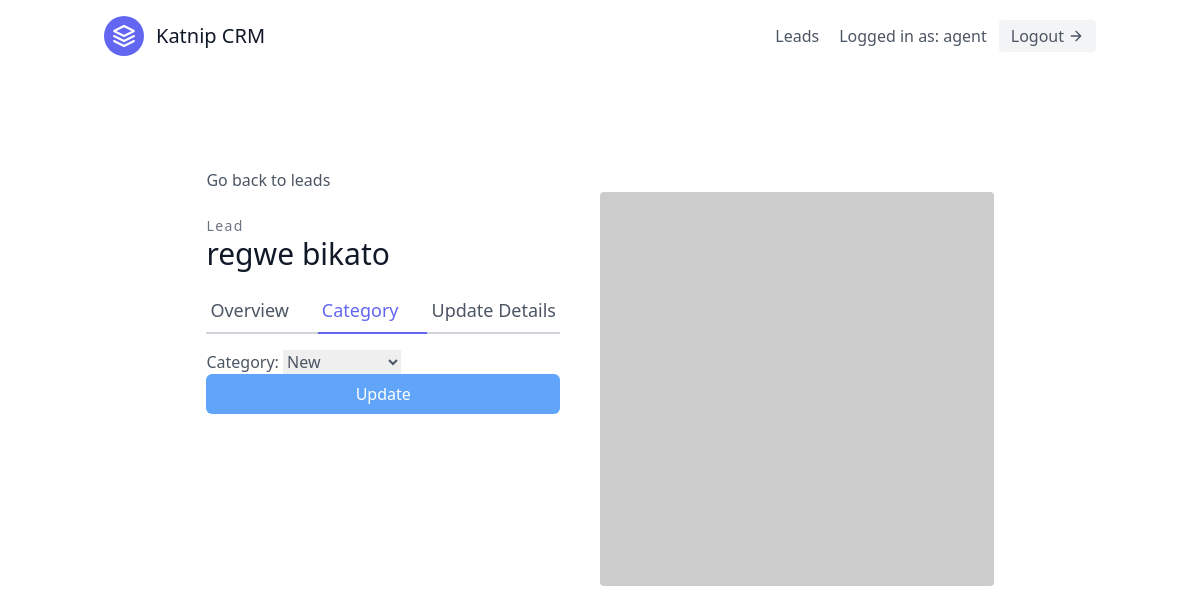
/leads/2/category/ (signed in), run on the app's committed database.
### leads/models.py (models this page shows, shortened)
class User(AbstractUser):
    is_organiser = models.BooleanField(default=True)
    is_agent = models.BooleanField(default=False)

class Lead(models.Model):
    first_name = models.CharField(max_length=20)
    last_name = models.CharField(max_length=20)
    notes = models.TextField()
    age = models.IntegerField(default=0)
    agent = models.ForeignKey(
        "Agent", on_delete=models.SET_NULL, null=True, blank=True
    )
    organisation = models.ForeignKey(
        UserProfile, on_delete=models.CASCADE
    )
    category = models.ForeignKey(
        "Category", related_name="leads",on_delete=models.SET_NULL, null=True, blank=True
    )

### leads/views.py (the view, shortened to what this page needs)
# urls.py: path("<int:pk>/category/", LeadCategoryUpdateView.as_view(), name="lead-category-update"),
class LeadCategoryUpdateView(LoginRequiredMixin, UpdateView):
    template_name = "leads/lead_category_update.html"
    form_class = LeadCategoryUpdateForm
    def get_queryset(self):
        user = self.request.user
        if user.is_organiser:
            queryset = Lead.objects.filter(
                organisation=user.userprofile,
            )
        else:
            queryset = Lead.objects.filter(
                organisation=user.agent.organisation,
            )
            queryset = queryset.filter(agent__user=user)
        return queryset

### leads/forms.py
class LeadCategoryUpdateForm(forms.ModelForm):
    class Meta:
        model = Lead
        fields = (
            "category",
        )

### leads/models.py (called while the page is built)
    def __str__(self):
        return self.name

### leads/templates/leads/lead_category_update.html (shortened to what this page needs)
{% extends "base.html" %}
{% load tailwind_filters %}
{% block content %}
<section class="text-gray-600 body-font overflow-hidden">
    <div class="container px-5 py-24 mx-auto">
        <div class="lg:w-4/5 mx-auto flex flex-wrap">
            <a href="{% url 'leads:lead-list' %}">Go back to leads</a>
        </div>
        <div class="lg:w-4/5 mx-auto flex flex-wrap">
            <div class="lg:w-1/2 w-full lg:pr-10 lg:py-6 mb-6 lg:mb-0">
                <h2 class="text-sm title-font text-gray-500 tracking-widest">Lead</h2>
                <h1 class="text-gray-900 text-3xl title-font font-medium mb-4">{{ lead.first_name }} {{ lead.last_name }}</h1>
                <div class="flex mb-4">
                    <a href="{% url 'leads:lead-detail' lead.pk %}" class="flex-grow border-b-2 border-gray-300 py-2 text-lg px-1">
                        Overview
                    </a>
                    <a href="{% url 'leads:lead-category-update' lead.pk %}" class="flex-grow text-indigo-500 border-b-2 border-indigo-500 py-2 text-lg px-1">Category</a>
                    <a href="{% url 'leads:lead-update' lead.pk %}" class="lex-grow border-b-2 border-gray-300 py-2 text-lg px-1">
                        Update Details
                    </a>
                </div>
                <form method="post">
                    {{ form|crispy }}
                    <button
                        type="submit"
                        class="w-full text-white bg-blue-400 hover:bg-blue-600 px-3 py-2 rounded-md mb-5"
        	        >
            	        Update
        	        </button>
                </form>
            </div>
            <img alt="ecommerce" class="lg:w-1/2 w-full lg:h-auto h-64 object-cover object-center rounded" src="https://dummyimage.com/400x400">
        </div>
    </div>
</section>
{% endblock content %}

### templates/navbar.html (shortened to what this page needs)
<header class="text-gray-600 body-font">
  <div class="container mx-auto flex flex-wrap p-4 flex-col md:flex-row items-center">
    <a href="{% url 'landing_page' %}" class="flex title-font font-medium items-center text-gray-900 mb-4 md:mb-0">
      <svg xmlns="http://www.w3.org/2000/svg" fill="none" stroke="currentColor" stroke-linecap="round"
        stroke-linejoin="round" stroke-width="2" class="w-10 h-10 text-white p-2 bg-indigo-500 rounded-full"
        viewBox="0 0 24 24">
        <path d="M12 2L2 7l10 5 10-5-10-5zM2 17l10 5 10-5M2 12l10 5 10-5"></path>
      </svg>
      <span class="ml-3 text-xl">Katnip CRM</span>
    </a>
    <nav class="md:ml-auto flex flex-wrap items-center text-base justify-center">
      {% if not request.user.is_authenticated %}
        <a href="{% url 'signup' %}" class="mr-5 hover:text-gray-900">Sign Up</a>
      {% else %}
      <a href="{% url 'leads:lead-list' %}" class="mr-5 hover:text-gray-900">Leads</a>
      {% endif %}
    </nav>
    {% if request.user.is_authenticated %}
      Logged in as:  {{ request.user.username }}
      <a href="{% url 'logout' %}"
        class="ml-3 inline-flex items-center bg-gray-100 border-0 py-1 px-3 focus:outline-none hover:bg-gray-200 rounded text-base mt-4 md:mt-0">Logout
        <svg fill="none" stroke="currentColor" stroke-linecap="round" stroke-linejoin="round" stroke-width="2"
          class="w-4 h-4 ml-1" viewBox="0 0 24 24">
          <path d="M5 12h14M12 5l7 7-7 7"></path>
        </svg>
      </a>
    {% endif %}
  </div>
</header>

### data on the page
User: user.username "agent"
Lead: first_name "regwe", last_name "bikato", category "New"
